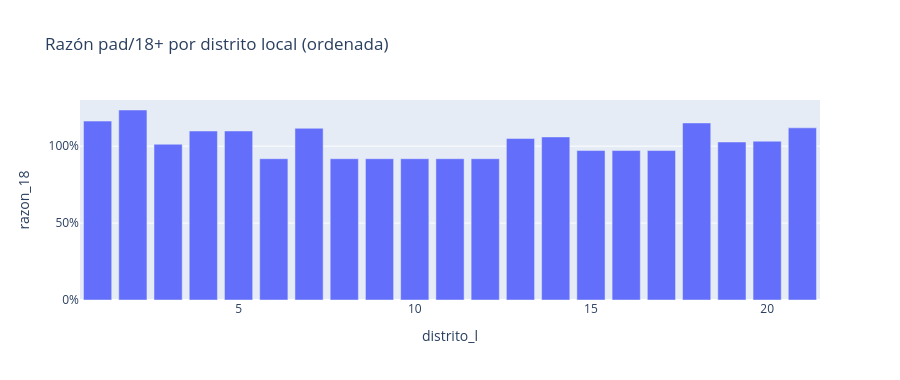

Notebook code for this chart:
### Markdown cell above
## 4. Nivel distrito local

El padrón se agrega a distrito directamente; la población 18+ se
reparte con pesos de padrón 2025 (igual que en `03_escenarios`), por
lo que la razón por distrito es una **aproximación**: los municipios
partidos entre distritos se distribuyen según su padrón, no según su
población censal real por sección.

### Code cell
w = (pad_sec[pad_sec.anio == ANIO]
     .groupby(["mpiocve", "distrito_l"]).pad.sum().reset_index())
w["peso"] = w.pad / w.groupby("mpiocve").pad.transform("sum")

pob18_mun = conapo_mun[conapo_mun.anio == ANIO][["mpiocve", "pob18"]]
dl = (w.merge(pob18_mun, on="mpiocve")
      .assign(pob18_dl=lambda d: d.pob18 * d.peso)
      .groupby("distrito_l")
      .agg(pad=("pad", "sum"), pob18=("pob18_dl", "sum"))
      .reset_index())
dl["razon_18"] = dl.pad / dl.pob18

gd = dl_geo.drop(columns=["ln", "pad"]).reset_index(drop=True).merge(dl, on="distrito_l", how="left")
fig = px.choropleth_map(
    gd, geojson=geojson_ligero(gd), locations=gd.index,
    color="razon_18", hover_name="distrito_l",
    hover_data={"pad": ":,", "pob18": ":,.0f"},
    color_continuous_scale="RdYlGn_r", range_color=[0.7, 1.15],
    center=CENTRO_SONORA, zoom=5, opacity=0.75,
    title=f"pad / población 18+ por distrito local, {ANIO} (aprox.)")
fig.update_layout(height=600, coloraxis_colorbar_tickformat=".0%")
fig.show()

fig = px.bar(dl.sort_values("razon_18"), x="distrito_l", y="razon_18",
             title="Razón pad/18+ por distrito local (ordenada)")
fig.update_layout(height=380, yaxis_tickformat=".0%")
fig.show()
dl.sort_values("razon_18", ascending=False).round(3)

### Figure 1 — Plotly figure (JSON) as saved in the notebook; plotly's stock layout.template omitted (floating-point values rounded to 4 significant figures)
{"data": [{"hovertemplate": "distrito_l=%{x}<br>razon_18=%{y}<extra></extra>", "legendgroup": "", "marker": {"color": "#636efa", "pattern": {"shape": ""}}, "name": "", "orientation": "v", "showlegend": false, "textposition": "auto", "type": "bar", "x": [8, 6, 11, 9, 12, 10, 15, 16, 17, 3, 19, 20, 13, 14, 4, 5, 7, 21, 18, 1, 2], "xaxis": "x", "y": [0.9183, 0.9183, 0.9183, 0.9183, 0.9183, 0.9183, 0.9713, 0.9713, 0.9713, 1.012, 1.027, 1.032, 1.049, 1.06, 1.098, 1.099, 1.116, 1.119, 1.151, 1.163, 1.235], "yaxis": "y"}], "layout": {"barmode": "relative", "height": 380, "legend": {"tracegroupgap": 0}, "title": {"text": "Razón pad/18+ por distrito local (ordenada)"}, "xaxis": {"anchor": "y", "domain": [0.0, 1.0], "title": {"text": "distrito_l"}}, "yaxis": {"anchor": "x", "domain": [0.0, 1.0], "tickformat": ".0%", "title": {"text": "razon_18"}}}}
